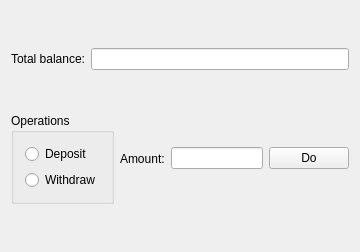
<?xml version="1.0" encoding="UTF-8"?>
<ui version="4.0">
 <class>MainWidget</class>
 <widget class="QWidget" name="MainWidget">
  <property name="geometry">
   <rect>
    <x>0</x>
    <y>0</y>
    <width>360</width>
    <height>252</height>
   </rect>
  </property>
  <property name="minimumSize">
   <size>
    <width>313</width>
    <height>223</height>
   </size>
  </property>
  <property name="maximumSize">
   <size>
    <width>360</width>
    <height>252</height>
   </size>
  </property>
  <property name="windowTitle">
   <string>MainWidget</string>
  </property>
  <layout class="QVBoxLayout" name="verticalLayout_2">
   <item>
    <layout class="QHBoxLayout" name="horizontalLayout_3">
     <item>
      <widget class="QLabel" name="totalBalance">
       <property name="text">
        <string>Total balance:</string>
       </property>
      </widget>
     </item>
     <item>
      <widget class="QLineEdit" name="totalBalanceLineEdit">
       <property name="readOnly">
        <bool>true</bool>
       </property>
      </widget>
     </item>
    </layout>
   </item>
   <item>
    <layout class="QHBoxLayout" name="horizontalLayout_4">
     <item>
      <widget class="QGroupBox" name="groupBox">
       <property name="title">
        <string>Operations</string>
       </property>
       <layout class="QVBoxLayout" name="verticalLayout">
        <item>
         <widget class="QRadioButton" name="depositRadioButton">
          <property name="text">
           <string>Deposit</string>
          </property>
         </widget>
        </item>
        <item>
         <widget class="QRadioButton" name="withdrawRadioButton">
          <property name="text">
           <string>Withdraw</string>
          </property>
         </widget>
        </item>
       </layout>
      </widget>
     </item>
     <item>
      <widget class="QLabel" name="amount">
       <property name="text">
        <string>Amount:</string>
       </property>
      </widget>
     </item>
     <item>
      <widget class="QLineEdit" name="amountLineEdit"/>
     </item>
     <item>
      <widget class="QPushButton" name="operationPushButton">
       <property name="text">
        <string>Do</string>
       </property>
      </widget>
     </item>
    </layout>
   </item>
  </layout>
 </widget>
 <layoutdefault spacing="6" margin="11"/>
 <resources/>
 <connections/>
</ui>
